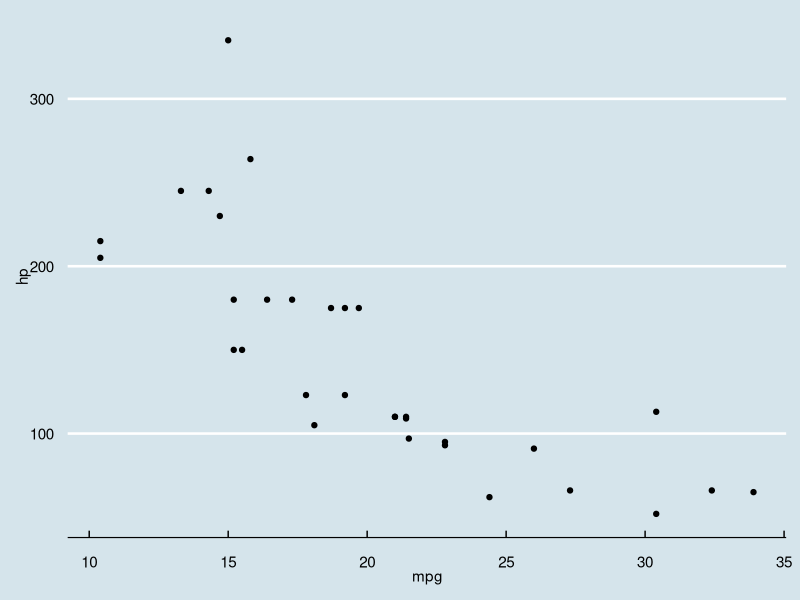

Generate this figure with R:
library(ggplot2)
library(ggthemes)

df<-mtcars

print(head(df))

#data and aes
pl<-ggplot(data=df,aes(x=mpg,y=hp))

#geom layer
#adding data and aes to geom
pl2<-pl+geom_point()

#adding data, aes, and geom to theme layer
print(pl2+theme_economist())